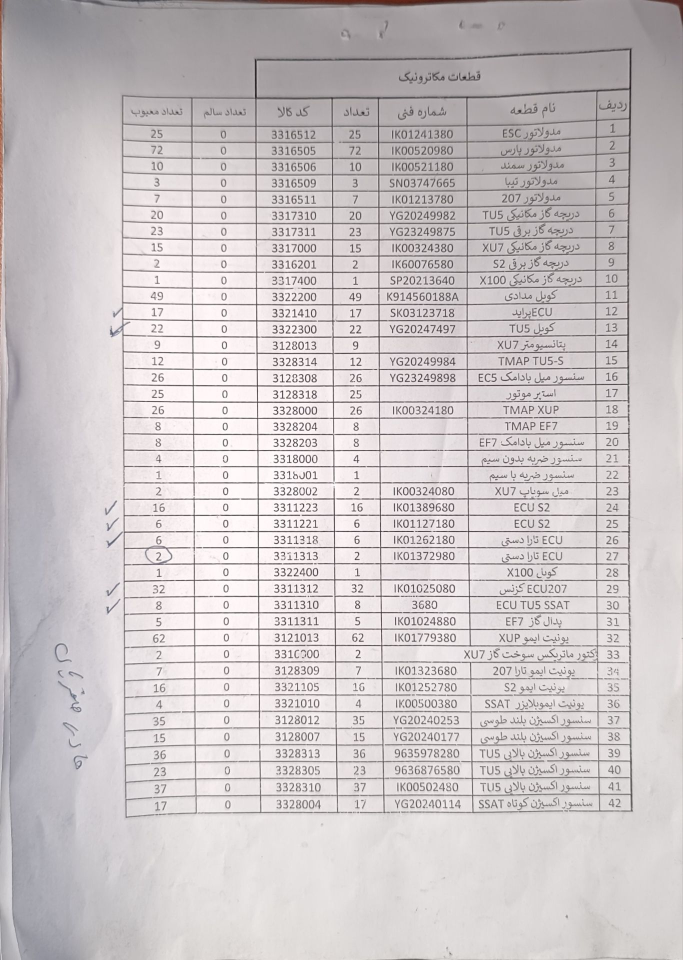
#> input picture IMG_20260909_094503.jpg, 1365 x 1920 px (shown at 1/2 size)
$ python -i table.py   (imports and definitions only)
#> lines starting #> are read from the running program, lines starting #| are printed output that depends on the picture; after the words box and inside, x2 and y2 are one past the last pixel; in counts of white or black regions, pixels touching at a corner belong together
### windows_app/TABDIL/util.py
# -*- coding: utf-8 -*-
"""ابزارهای عمومی: مسیرها، نرمال‌سازی متن فارسی، فونت و ..."""
import os
import sys
import re

APP_NAME = "TABDIL"
OUTPUT_FONT = "Calibri"  # طبق خواسته کاربر: همه خروجی‌ها با فونت Calibri


def app_base_dir() -> str:
    """مسیر ریشه برنامه (هم در حالت اجرای عادی، هم در حالت فایل exe ساخته‌شده با PyInstaller)."""
    if getattr(sys, "frozen", False):  # PyInstaller
        return os.path.dirname(sys.executable)
    return os.path.dirname(os.path.dirname(os.path.abspath(__file__)))


def resource_dir(relative: str) -> str:
    """مسیر فایل‌های همراه برنامه (tessdata و assets).

    در حالت exe فایل‌های add-data داخل پوشه موقت _MEIPASS قرار می‌گیرند و
    یک کپی هم کنار exe ممکن است باشد.
    """
#> called with relative = 'tessdata'
    candidates = []
    meipass = getattr(sys, "_MEIPASS", None)
    if meipass:
        candidates.append(os.path.join(meipass, relative))
    here = os.path.dirname(os.path.abspath(__file__))
    candidates.append(os.path.join(here, relative))
    base = app_base_dir()
    candidates.append(os.path.join(base, "TABDIL", relative))
    candidates.append(os.path.join(base, relative))
    for c in candidates:
        if os.path.exists(c):
            return c
    return candidates[0]


TESSDATA_DIR = resource_dir(os.path.join("tessdata"))
ASSETS_DIR = resource_dir(os.path.join("assets"))

# ارقام فارسی و عربی -> لاتین
_PERSIAN_DIGITS = "۰۱۲۳۴۵۶۷۸۹"
_ARABIC_DIGITS = "٠١٢٣٤٥٦٧٨٩"
_LATIN_DIGITS = "0123456789"
_DIGIT_TABLE = str.maketrans(_PERSIAN_DIGITS + _ARABIC_DIGITS,
                             _LATIN_DIGITS + _LATIN_DIGITS)


def to_latin_digits(text: str) -> str:
    return text.translate(_DIGIT_TABLE)


# [17 lines left out: functions normalize_persian, clean_ocr_word, not called in this run]


_NUMERIC_RE = re.compile(r"^[\w\s\.\-\:/,()\+]{1,}$", re.UNICODE)
_PERSIAN_LETTER_RE = re.compile(r"[ء-ی]")
_ANY_DIGIT_RE = re.compile(r"[0-9۰-۹٠-٩]")


# [16 lines left out: functions maybe_latinize_numeric_cell, safe_sheet_name, not called in this run]


def split_stem(filename: str) -> str:
    return os.path.splitext(os.path.basename(filename))[0]


# -------------------- Tesseract path config --------------------
# [34 lines left out: functions _config_candidates, get_saved_tesseract_path, save_tesseract_path, not called in this run]

### windows_app/TABDIL/table.py
# -*- coding: utf-8 -*-
"""تبدیل کلمه‌های تشخیص داده‌شده به جدول سطری/ستونی و یا متن پاراگرافی.

راهبرد برای جداول تایپی:
  ۱) خطوط افقی/عمودی جدول با OpenCV پیدا می‌شوند و کلمه‌ها داخل خانه‌ها جای می‌گیرند.
  ۲) اگر خط‌کشی پیدا نشد، با خوشه‌بندی مختصات y و فاصله‌های افقی ستون‌ها تخمین زده می‌شوند.
برای متون دست‌نویس/پاراگرافی کلمه‌ها فقط در سطرها چیده می‌شوند - با بهبود برای دست‌نویس فارسی.
نسخه جدید: استفاده از line_num تسرکت برای گروه‌بندی دقیق‌تر
"""
from dataclasses import dataclass, field
from bisect import bisect_left, bisect_right
import re

import cv2
import numpy as np

from .util import clean_ocr_word, maybe_latinize_numeric_cell

LATIN_RE = re.compile(r"[A-Za-z0-9]")
PERSIAN_RE = re.compile(r"[ء-ی]")


@dataclass
class Word:
    x: int
    y: int
    w: int
    h: int
    text: str
    conf: float = -1.0
    block_num: int = 0
    par_num: int = 0
    line_num: int = 0
    word_num: int = 0

    @property
    def cx(self):
        return self.x + self.w / 2.0

    @property
    def cy(self):
        return self.y + self.h / 2.0

    @property
    def x2(self):
        return self.x + self.w

    @property
    def y2(self):
        return self.y + self.h


def _group_positions(values, tolerance):
    """ادغام موقعیت‌های نزدیک به هم (مثلاً پیکسل‌های یک خط)."""
    if len(values) == 0:
        return []
    values = sorted(values)
    groups = [[values[0]]]
    for v in values[1:]:
        if v - groups[-1][-1] <= tolerance:
            groups[-1].append(v)
        else:
            groups.append([v])
    return [int(round(sum(g) / len(g))) for g in groups]


def detect_grid(gray):
    """موقعیت خطوط افقی (ys) و عمودی (xs) جدول را برمی‌گرداند - نسخه فوق‌حساس برای تصاویر روشن."""
    def _detect_single(gray_img, sensitive=False):
#> called with sensitive = False
        h, w = gray_img.shape
        # برای تصاویر روشن، threshold حساس‌تر
        if sensitive or gray_img.mean() > 240:
            # برای تصاویر خیلی روشن، از threshold پایین‌تر
            _, inv = cv2.threshold(gray_img, 200, 255, cv2.THRESH_BINARY_INV)
            h_thresh = w * 0.15
            v_thresh = h * 0.08
            hlen = max(20, int(w * 0.20))
            vlen = max(20, int(h * 0.10))
        else:
            inv = cv2.threshold(gray_img, 0, 255, cv2.THRESH_BINARY_INV + cv2.THRESH_OTSU)[1]
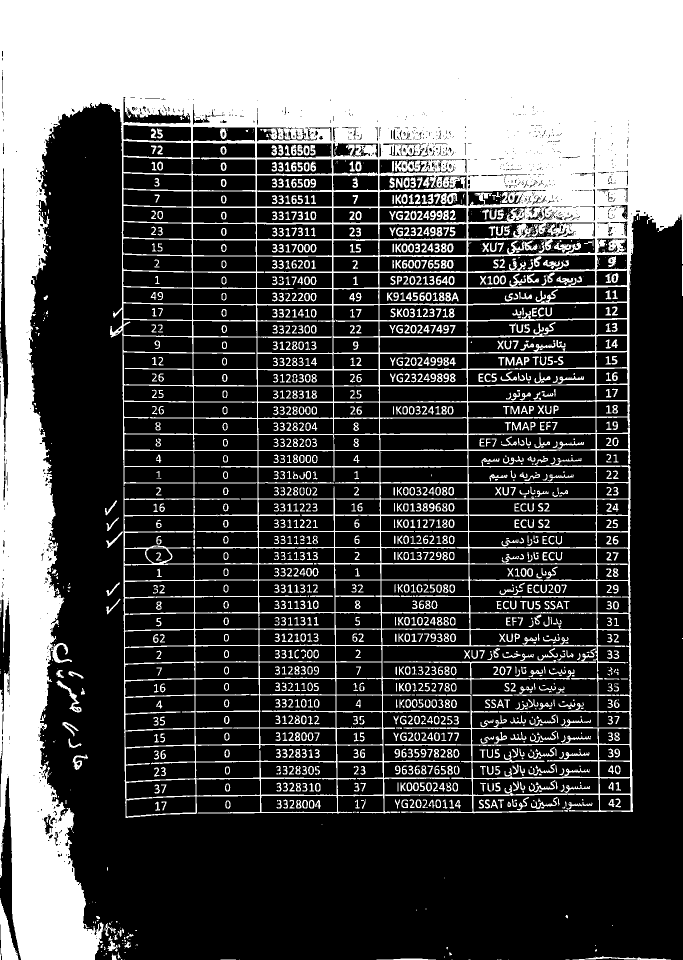
#> inv: shape (1920, 1365) (shown at 1/2 size); 32.2% white; 1772 white regions (575 under 20 px), largest, box (x1, y1, x2, y2) and area: (0, 0, 1365, 1920) 730573, (0, 1796, 37, 1920) 2177, (790, 321, 842, 344) 784
            h_thresh = w * 0.30
            v_thresh = h * 0.15
            hlen = max(40, int(w * 0.40))
            vlen = max(40, int(h * 0.20))

        horizontal = cv2.morphologyEx(
            inv, cv2.MORPH_OPEN,
            cv2.getStructuringElement(cv2.MORPH_RECT, (hlen, 1)),
        )
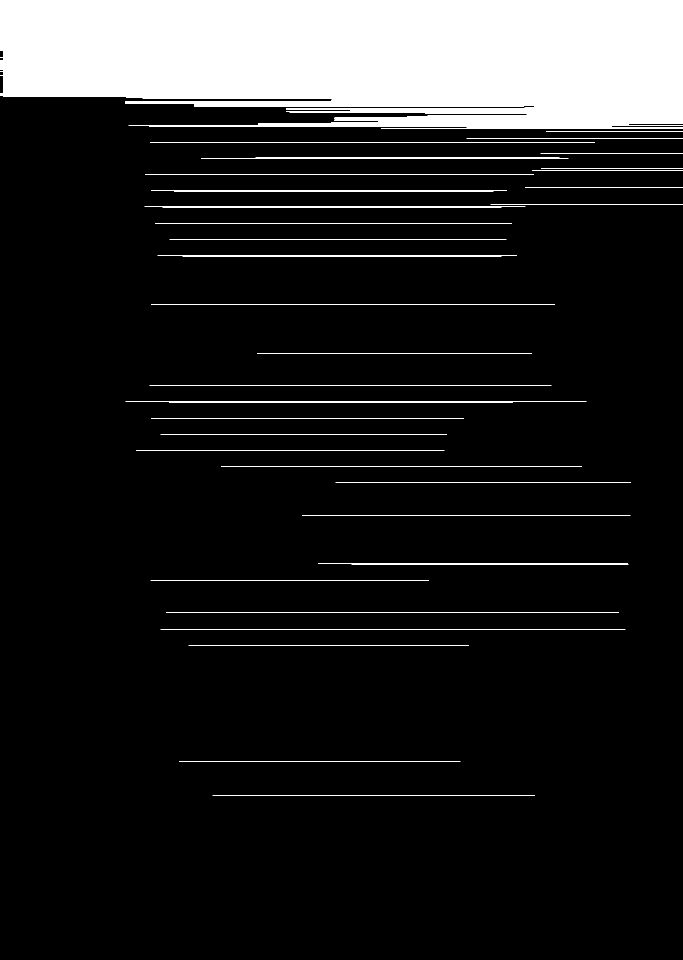
#> horizontal: shape (1920, 1365) (shown at 1/2 size); 12.8% white; 36 white regions, largest, box (x1, y1, x2, y2) and area: (0, 0, 1365, 243) 299269, (257, 244, 1365, 254) 7751, (289, 413, 1051, 416) 2015
        vertical = cv2.morphologyEx(
            inv, cv2.MORPH_OPEN,
            cv2.getStructuringElement(cv2.MORPH_RECT, (1, vlen)),
        )
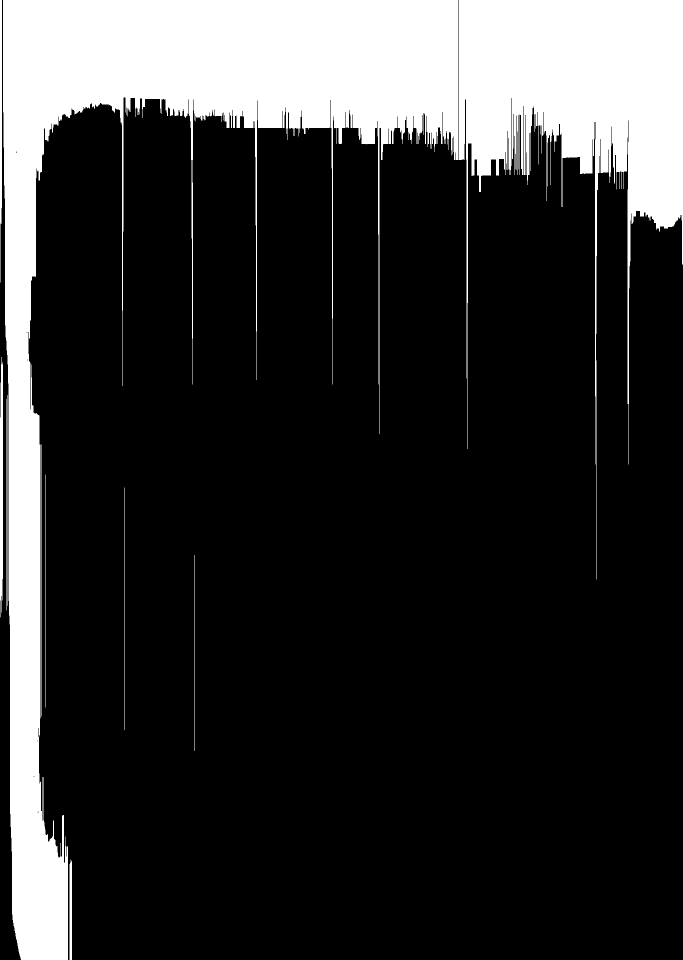
#> vertical: shape (1920, 1365) (shown at 1/2 size); 19.5% white; 11 white regions, largest, box (x1, y1, x2, y2) and area: (6, 0, 917, 1920) 342791, (918, 0, 1365, 1159) 160327, (0, 714, 6, 1235) 2717
        proj_h = (horizontal > 0).sum(axis=1)
#> proj_h = 1920 values, max 1365 at index 0, min 0 at index 243, mean 175.4
        proj_v = (vertical > 0).sum(axis=0)
#> proj_v = 1365 values, max 1920 at index 42, min 0 at index 917, mean 375.1
        y_rows = np.where(proj_h >= h_thresh)[0]
#> y_rows = 284 values from 0 to 1590
        x_cols = np.where(proj_v >= v_thresh)[0]
#> x_cols = 616 values from 0 to 1364
        ys = _group_positions(y_rows.tolist(), tolerance=12)
#> in _group_positions, `values = sorted(values)`: values = 284 values from 0 to 1590
#> in _group_positions, `groups = [[values[0]]]`: groups = [[0]]
#> after the loop in _group_positions, `for v in values[1:]:`: groups = 26 items
#> ys = 26 values from 124 to 1590
        xs = _group_positions(x_cols.tolist(), tolerance=12)
#> xs = [71, 246, 385, 512, 674, 753, 805, 832, 964, 1092, 1245]
        def dedupe(vals, min_gap):
#> called with min_gap = 18
            out = []
            for v in vals:
                if not out or abs(v - out[-1]) > min_gap:
                    out.append(v)
#> this loop made 26 passes
#> v on passes 1 to 8: 124, 282, 316, 348, 382, 414, 446, 479
#> after the loop, out = 26 values from 124 to 1590
            return out
        ys = dedupe(ys, 18)
        xs = dedupe(xs, 25)
#> the loop in dedupe (call 2), `for v in vals:` made 11 passes
#> v on passes 1 to 8: 71, 246, 385, 512, 674, 753, 805, 832
        xs = _filter_by_coverage(xs, proj_v, span=h, fraction=0.60,
                                 floor=0.30, min_keep=2)
        ys = _filter_by_coverage(ys, proj_h, span=w, fraction=0.60,
                                 floor=0.35, min_keep=4)
        return xs, ys, proj_v, proj_h

    # امتحان 1: اصلی
    xs, ys, proj_v, proj_h = _detect_single(gray, sensitive=False)

    # امتحان 2: حساس برای تصاویر روشن
    if len(xs) < 3 or len(ys) < 3:
        try:
            xs2, ys2, _, _ = _detect_single(gray, sensitive=True)
            if len(xs2) + len(ys2) > len(xs) + len(ys):
                xs, ys = xs2, ys2
        except Exception:
            pass

    # امتحان 3: CLAHE
    if len(xs) < 3 or len(ys) < 3:
        try:
            clahe = cv2.createCLAHE(clipLimit=2.2, tileGridSize=(8,8))
            clahe_gray = clahe.apply(gray)
            xs2, ys2, _, _ = _detect_single(clahe_gray, sensitive=False)
            if len(xs2) + len(ys2) > len(xs) + len(ys):
                xs, ys = xs2, ys2
            # همچنین با حساس
            xs3, ys3, _, _ = _detect_single(clahe_gray, sensitive=True)
            if len(xs3) + len(ys3) > len(xs) + len(ys):
                xs, ys = xs3, ys3
        except Exception:
            pass

    # امتحان 4: binary
    if len(xs) < 3 or len(ys) < 3:
        try:
            _, binary = cv2.threshold(gray, 0, 255, cv2.THRESH_BINARY + cv2.THRESH_OTSU)
            xs3, ys3, _, _ = _detect_single(binary, sensitive=False)
            if len(xs3) + len(ys3) > len(xs) + len(ys):
                xs, ys = xs3, ys3
            xs4, ys4, _, _ = _detect_single(binary, sensitive=True)
            if len(xs4) + len(ys4) > len(xs) + len(ys):
                xs, ys = xs4, ys4
        except Exception:
            pass

    # امتحان 5: Hough برای خطوط افقی/عمودی
    if len(xs) < 2 or len(ys) < 2:
        try:
            edges = cv2.Canny(gray, 50, 150, apertureSize=3)
            lines = cv2.HoughLinesP(edges, 1, np.pi/180, threshold=100, minLineLength=gray.shape[1]*0.3, maxLineGap=20)
            if lines is not None:
                horiz_y = []
                vert_x = []
                for line in lines:
                    x1, y1, x2, y2 = line[0]
                    if abs(y2-y1) < 10 and abs(x2-x1) > gray.shape[1]*0.3:
                        horiz_y.append((y1+y2)//2)
                    elif abs(x2-x1) < 10 and abs(y2-y1) > gray.shape[0]*0.1:
                        vert_x.append((x1+x2)//2)
                if horiz_y:
                    ys_hough = _group_positions(horiz_y, tolerance=15)
                    if len(ys_hough) > len(ys):
                        ys = ys_hough
                if vert_x:
                    xs_hough = _group_positions(vert_x, tolerance=15)
                    if len(xs_hough) > len(xs):
                        xs = xs_hough
        except Exception:
            pass

    # امتحان 6: خیلی حساس برای QRQC با mean بالا - threshold پایین برای خطوط افقی
    if len(ys) < 4:
        try:
            mean_val = float(np.mean(gray))
            if mean_val > 240:  # تصویر خیلی روشن مثل QRQC
                for th in [180, 200, 220]:
                    inv = cv2.threshold(gray, th, 255, cv2.THRESH_BINARY_INV)[1]
                    for h_ratio in [0.08, 0.1, 0.12]:
                        hlen = max(20, int(gray.shape[1] * h_ratio))
                        hm = cv2.morphologyEx(inv, cv2.MORPH_OPEN,
                                              cv2.getStructuringElement(cv2.MORPH_RECT, (hlen, 1)))
                        proj_h = (hm > 0).sum(axis=1)
                        # threshold کمتر برای افقی
                        y_rows = np.where(proj_h >= gray.shape[1] * 0.08)[0]
                        if len(y_rows) > 0:
                            ys_cand = _group_positions(y_rows.tolist(), tolerance=12)
                            ys_cand = [y for y in ys_cand if 5 < y < gray.shape[0]-5]
                            # dedupe
                            ys_cand_sorted = sorted(ys_cand)
                            deduped = []
                            for v in ys_cand_sorted:
                                if not deduped or abs(v - deduped[-1]) > 15:
                                    deduped.append(v)
                            if len(deduped) > len(ys) and len(deduped) >= 4:
                                ys = deduped
                                if len(ys) >= 8:  # کافی است
                                    break
                    if len(ys) >= 8:
                        break
        except Exception:
            pass

    return xs, ys


def _filter_by_coverage(positions, proj, span, fraction=0.6,
                        floor=0.3, min_keep=2, window=7):
#> called with proj = array of shape (1365,), span = 1920, fraction = 0.6, floor = 0.3, min_keep = 2, window = 7
    if len(positions) <= min_keep:
        return positions
    cover = []
    n = len(proj)
#> n = 1365
    for p in positions:
        a, b = max(0, p - window), min(n, p + window + 1)
        cover.append(float(proj[a:b].max()) / span if span else 0.0)
#> this loop made 11 passes
#> (p, a, b) on passes 1 to 8: (71, 64, 79), (246, 239, 254), (385, 378, 393), (512, 505, 520), (674, 667, 682), (753, 746, 761), (805, 798, 813), (832, 825, 840)
#> after the loop, cover = [0.866, 0.402, 0.377, 0.396, 0.15, 0.452, 0.15, 0.15, 0.2, 0.209, 0.197]
    med = float(np.median(cover))
#> med = 0.209
    thresh = max(floor, min(0.45, med * fraction))
#> thresh = 0.3
    kept = [p for p, c in zip(positions, cover) if c >= thresh]
#> kept = [71, 246, 385, 512, 753]
    if len(kept) < min_keep:
        order = sorted(range(len(positions)), key=lambda i: -cover[i])
        kept = sorted(positions[i] for i in order[:min_keep])
    return kept


# [425 lines left out: functions is_table_like, _grid_masks, table_crop, remove_grid_lines, _cell_text, build_table_from_grid and 4 more, not called in this run]

>>> import cv2
>>> picture = cv2.imread('../../IMG_20260909_094503.jpg', cv2.IMREAD_GRAYSCALE)
>>> result = detect_grid(picture)
#> the loop in _filter_by_coverage (call 2), `for p in positions:` made 26 passes
#> (p, a, b) on passes 1 to 8: (124, 117, 132), (282, 275, 290), (316, 309, 324), (348, 341, 356), (382, 375, 390), (414, 407, 422), (446, 439, 454), (479, 472, 487)
#> in detect_grid, `xs, ys, proj_v, proj_h = _detect_single(gray, sensitive=False)`: ys = 26 values from 124 to 1590
